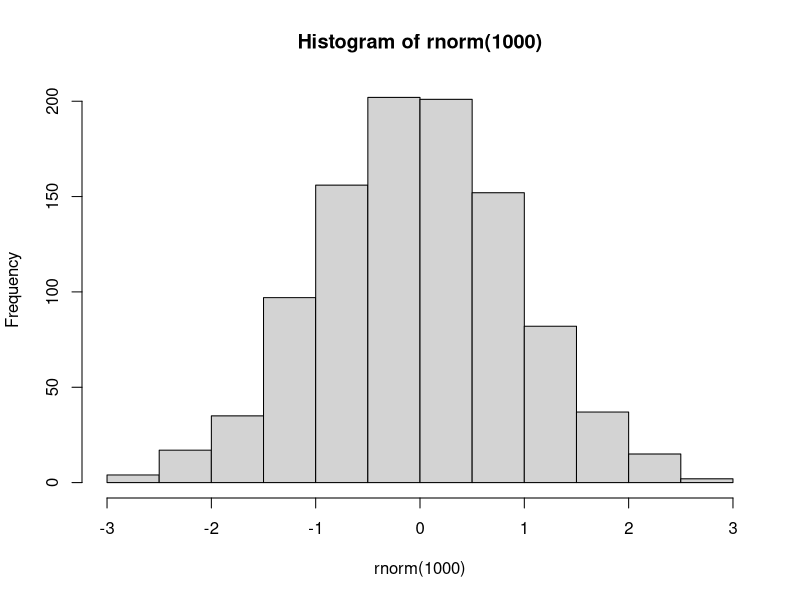
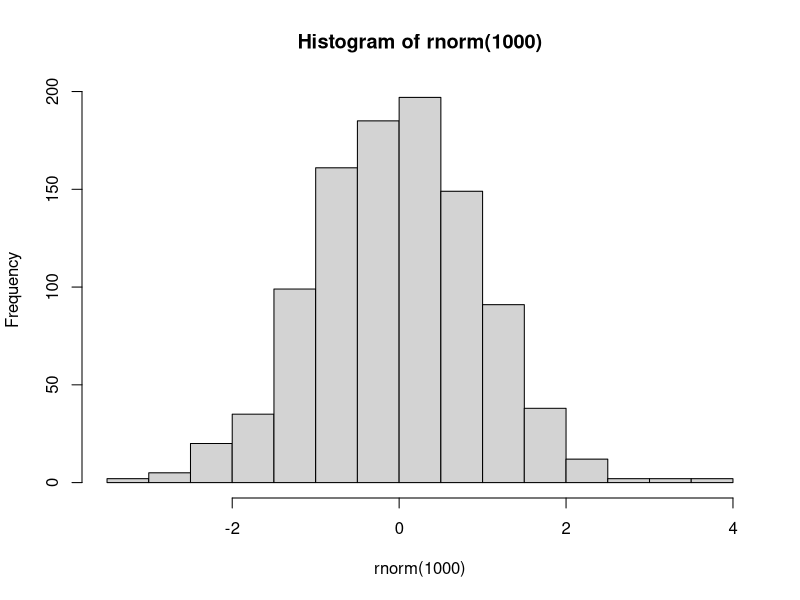
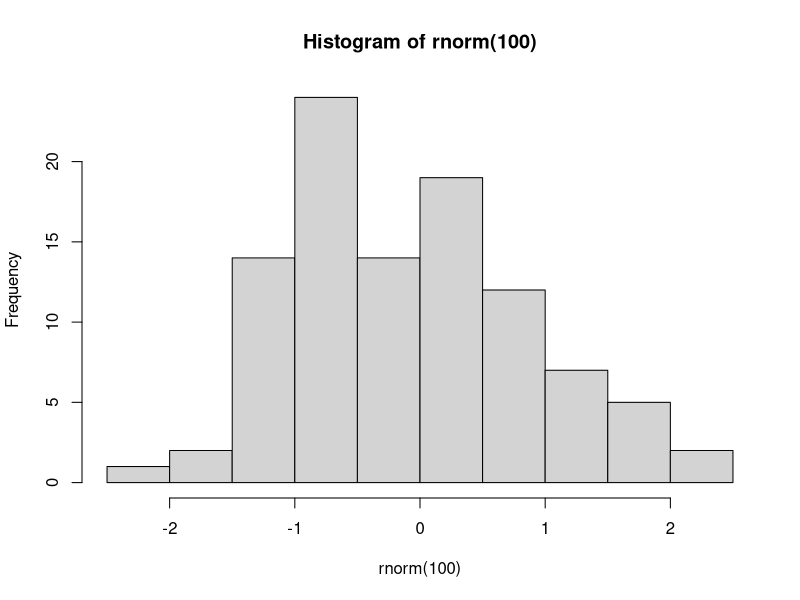

These figures' R source, in order:
## ---- chunk 1
suppressPackageStartupMessages(require(knitr))
## ---- chunk 2
hist(rnorm(1000))
## ---- chunk 3
hist(rnorm(1000))
## ---- chunk 4
        hist( 
rnorm(100  )
)
## ---- chunk 5
temp <- rnorm(10)
temp
